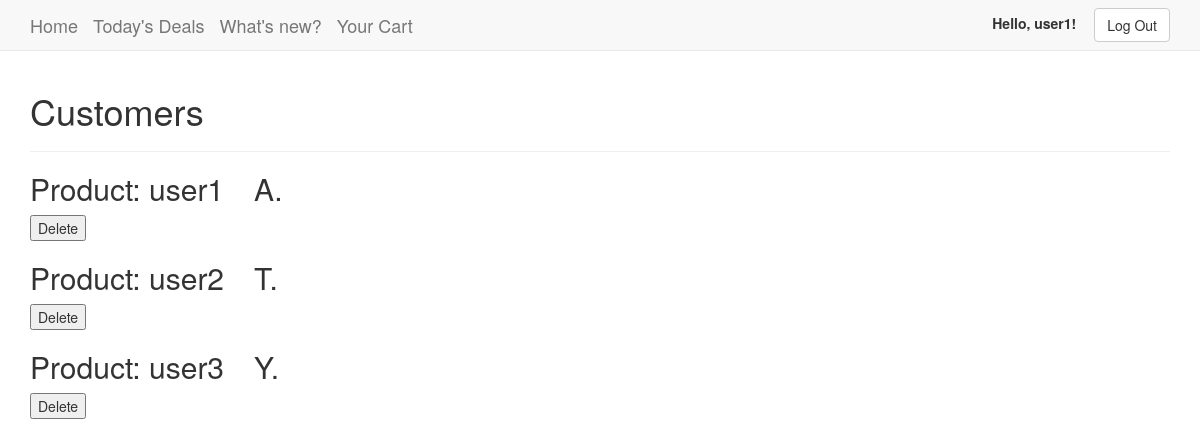
Screenshot of /MySales/accounts/admin/ (signed in) with the database file from the repository.
### customers/models.py (models this page shows, shortened)
class Customer(models.Model):
	user = models.OneToOneField(User, on_delete=models.CASCADE, default='', related_name = "customer")
	first_name = models.CharField(max_length = 200)
	last_initial = models.CharField(max_length = 1)

### customers/views.py (the view)
def admin_users(request):
	customers = Customer.objects.all()
	return render(request, 'admin-users.html',{'customers': customers})

### templates/admin-users.html (shortened to what this page needs)
{% extends 'base.html' %}
{% block body %}
<div class="container" id="customers-list">
    <h1>Customers</h1>
    <hr>
    {% for c in customers %}
    <div class = "c" customer="{{c.id}}">
        <h2>Product: {{c.first_name}}&emsp;{{c.last_initial}}.</h2>
        <button class="delete-customer" customer="{{c.user}}">Delete</button>
    </div>
    {% endfor %}
</div>
{% endblock body %}

### templates/base.html (shortened to what this page needs)
<!DOCTYPE html>
<html>
<head>
    <link rel="stylesheet" href="https://maxcdn.bootstrapcdn.com/bootstrap/3.3.7/css/bootstrap.min.css">
</head>
<body>
    <nav class="navbar navbar-default navbar-static-top" role="navigation">
        <div class="container">
            <div class="navbar-header">
                <a class="navbar-brand" href="{%url 'home'%}">Home</a>
                <a class="navbar-brand" href="#">Today's Deals</a>
                <a class="navbar-brand" href="#">What's new?</a>
                {% if user.is_authenticated %}
                <a class="navbar-brand" id="my-cart" href="{% url 'mycart' user.customer.pk%}">Your Cart</a>
                {% endif %}
            </div>
            <div>
                <form class="navbar-right navbar-form" method="post" action="{% url 'logout' %}">
                    {% if user.is_authenticated %}
                    <label for="greet">Hello, {{user.username}}!&emsp;</label>
                    <button class="btn btn-default" type="submit">Log Out</button>
                    {% else %}
                    <a class="btn btn-default" href="{% url 'signup' %}">Sign Up</a>
                    <a class="btn btn-default" href="{% url 'login' %}">Log In</a>
                    {% endif %}
                </form>
            </div>
        </div>
    </nav>
    {% block body %}
    {% endblock body %}
    {% block script %}
        {% load staticfiles %}
    {% endblock script %}
</body>
</html>

### templates/base.html (style rules this page uses)
body { background-color: lightyellow; }

### rows the page displays
Customer: first_name "user1", last_initial "A"
Customer: first_name "user2", last_initial "T"
Customer: first_name "user3", last_initial "Y"

### other values shown
{{ user.username }} "user1"
